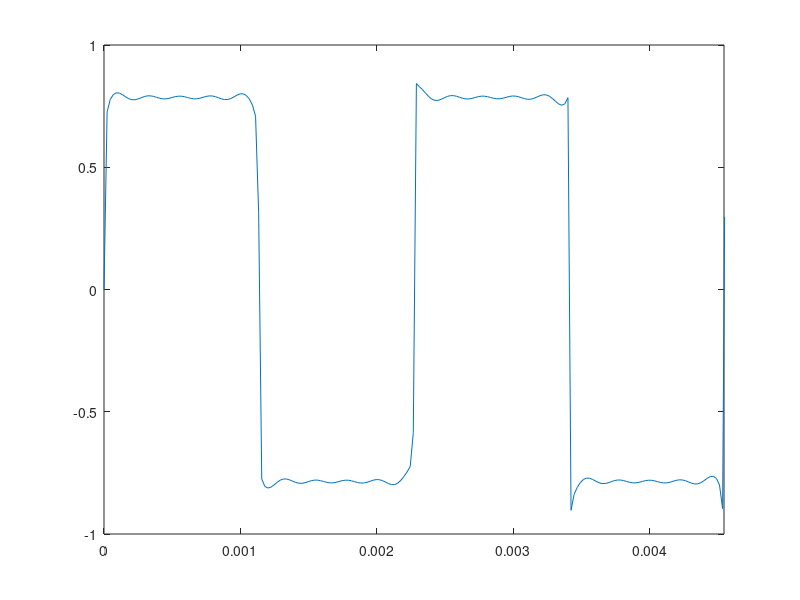

Source code (MATLAB):
%Make a Square Wave using the Fourier series equation
f = 440;        %Fundamental Frequency
nmax = 20000/f;      %set number on components to reach only the audible hearing spectrum
phi = 0;        %starting phase
R = 44100;      %Sample Rate
t = 0:1/R:3;    %Time&points

x = 0;          %Start function

for n = 1:nmax
    x = x + (1/(2*n-1))*sin(2*pi*(2*n-1)*f*t + phi); % create square fourier series
end

plot(t(1:R),x(1:R));
xlim([0,2/f]);
soundsc(x,R);